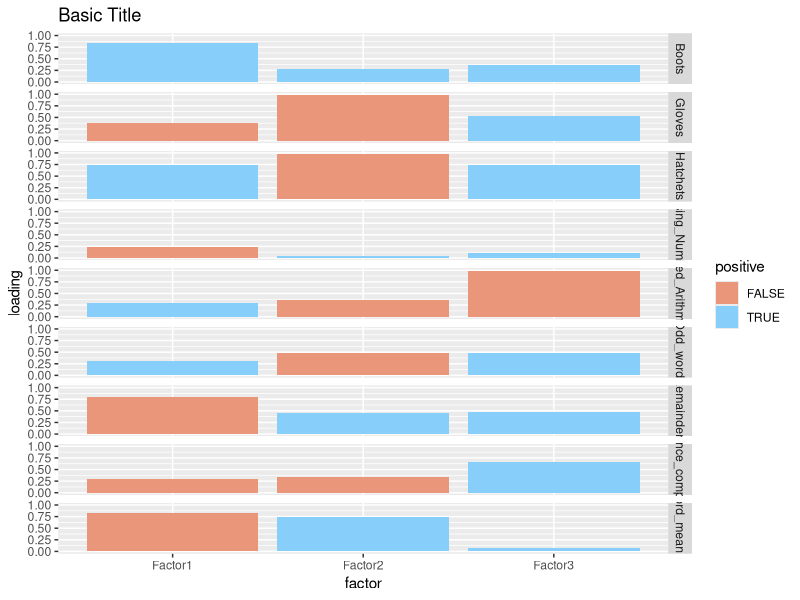

Write the R code that produced this figure.
rm(list=ls(all=TRUE))

library(ggplot2)
fpm<-read.csv("data/fpm.csv")
str(fpm)
colors<- c("darksalmon" ,"lightskyblue")
title<-"Basic Title"

fpm<-fpm[which(fpm$Rotation=="varimax"),]

dsFORp <- reshape2::melt(fpm, id.vars=c("Oblique","Rotation","Kappa","Varname"))  ## id.vars declares MEASURED variables (as opposed to RESPONSE variable)
dsFORp <- plyr::rename(dsFORp, replace=c(variable="factor",value="loading"))
dsFORp$positive <- dsFORp$loading >= 0 # positive value?
dsFORp$loading<-abs(as.numeric(dsFORp$loading))
head(dsFORp,20)
str(dsFORp)


p<-ggplot(dsFORp, aes(x=factor, y=loading, fill=positive))+
  ggtitle(title)+ 
  geom_bar(stat="identity")+
  scale_fill_manual(values=colors)+
  scale_y_continuous(limits=c(0,1))+
  theme(axis.text.x =element_text(angle=0,hjust=.5))+
  facet_grid(Varname~.)
p